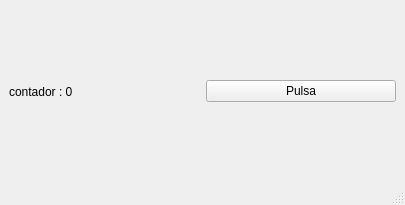
<?xml version="1.0" encoding="UTF-8"?>
<ui version="4.0">
 <class>MainWindow</class>
 <widget class="QMainWindow" name="MainWindow">
  <property name="geometry">
   <rect>
    <x>0</x>
    <y>0</y>
    <width>405</width>
    <height>205</height>
   </rect>
  </property>
  <property name="windowTitle">
   <string>MainWindow</string>
  </property>
  <widget class="QWidget" name="centralwidget">
   <layout class="QHBoxLayout" name="horizontalLayout">
    <item>
     <widget class="QLabel" name="etiqueta">
      <property name="text">
       <string>contador : 0</string>
      </property>
     </widget>
    </item>
    <item>
     <widget class="QPushButton" name="pulsador1">
      <property name="text">
       <string>Pulsa</string>
      </property>
     </widget>
    </item>
   </layout>
  </widget>
  <widget class="QMenuBar" name="menubar">
   <property name="geometry">
    <rect>
     <x>0</x>
     <y>0</y>
     <width>405</width>
     <height>33</height>
    </rect>
   </property>
  </widget>
  <widget class="QStatusBar" name="statusbar"/>
 </widget>
 <resources/>
 <connections/>
</ui>
